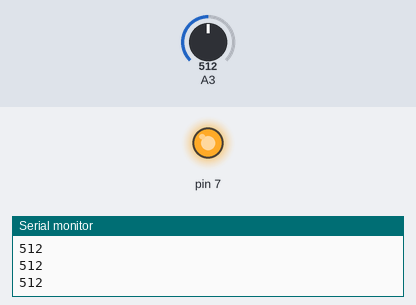
Recording of a sketch running on a simulated Arduino Uno, built with avr-gcc and run on an emulated ATmega328P. On the bench: output pins drawn as LEDs (lit = HIGH), the last lines printed to the serial monitor. Inputs (shaded band) come from the test bench; at power-on: A3 = 512.

Above: at 1.2 s.
1.3 s: A3 set to 215
2.8 s: A3 set to 183
At 3.1 s:
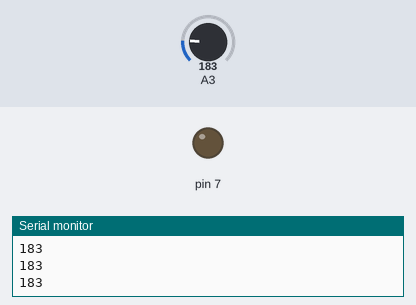
4.3 s: A3 set to 210
At 5.4 s:
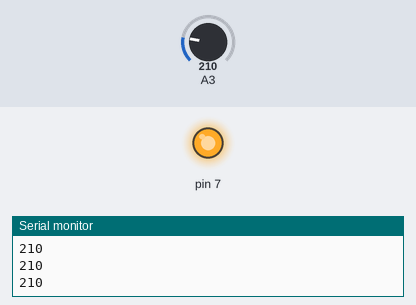
5.8 s: A3 set to 190
At 6.6 s:
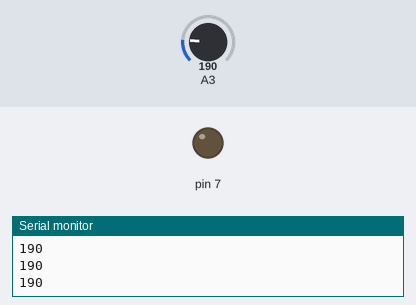
Timing chart, 0 to 8.3 s (numbered marks = the images above; inputs shaded):
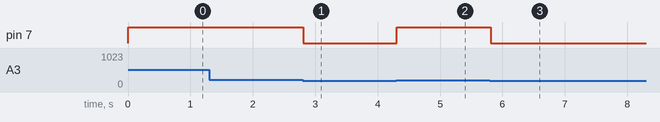

The sketch:

LDR.ino
```cpp
// Noto que Google forms deja todo el texto en una sola linea
// asi que si tiene problemas leyendo el codigo
// adjunto aqui el link a mi repositorio de GitHub
// donde puede encontrar el codigo
// https://github.com/GioByte10/Arduino/blob/master/ARACT/Test/LDR/LDR.ino

// El primer error se encuentra en la linea 6 del codigo original
// ya que hace falta un ; despues del pinMode

// El segundo error se encuentra en la linea 10 del codigo original
// ya que al estar leyendo u obteniendo el valor analogo
// se debe usar analogRead en vez de analogWrite

// El tercer error se encuentra en la linea 11 del codigo original.
// Esto se debe a que se trata de imprimir una variable que no
// ha sido declarada, ya que Luz y luz son dos variables distintas.
// Se debe de escribir la variable de manera correcta
// siendo esta: "luz"

// Tomando en cuenta que el LED esta conectado al PIN 7,
// el cuarto error se encuentra en la linea 16 del codigo original
// ya que se apaga el PIN 3, en vez del 7
// por ende, el LED nunca se apaga


int luz = 0;

void setup() {

  Serial.begin(9600);
  pinMode(A3, INPUT);
  pinMode(7, OUTPUT);

}

void loop() {

  luz = analogRead(A3);
  Serial.println(luz);

  if(luz > 200){
    digitalWrite(7, HIGH);
  } else{
    digitalWrite(7, LOW);
  }

}
```

Measured:
- the behaviour switches between 201 and 200 on A3 (found by bisection; images 0 and 1)
- after the input at 2.8 s, pin 7: HIGH → LOW at once
- after the input at 4.3 s, pin 7: LOW → HIGH at once
- after the input at 5.8 s, pin 7: HIGH → LOW at once
